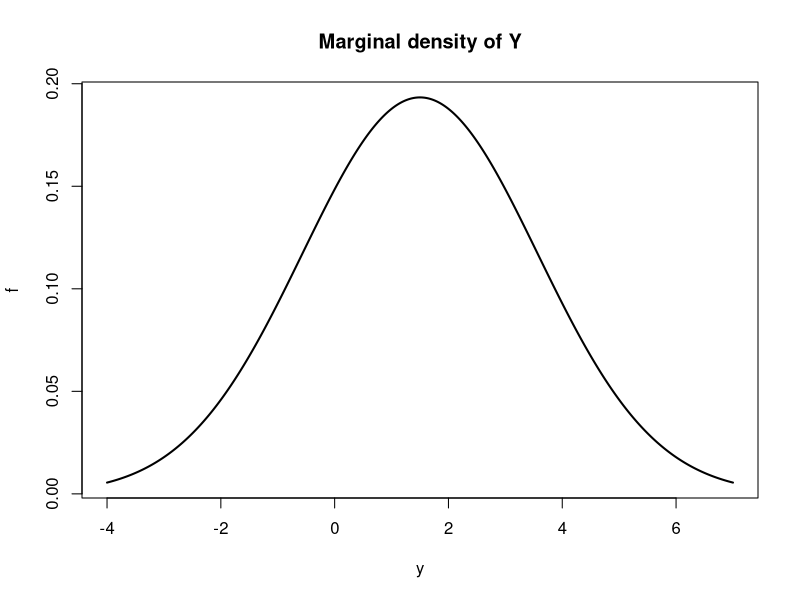
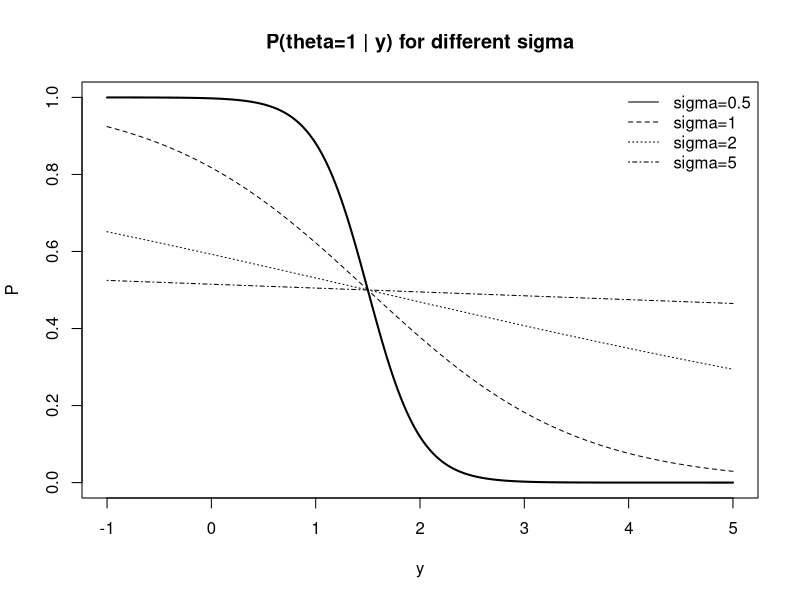

These charts were generated, in order, by the following R code:
## ---- chunk 1
library(knitr)
opts_chunk$set(
  echo = TRUE,
  warning = FALSE,
  message = FALSE,
  error = FALSE
)
## ---- chunk 2
f <- function(y) 0.5*dnorm(y, mean=1, sd=2) + 0.5*dnorm(y, mean=2, sd=2)
ys <- seq(-4, 7, length=1000)
plot(ys, f(ys), type="l", lwd=2, main="Marginal density of Y",
     xlab="y", ylab="f")
## ---- chunk 3
posterior <- function(y, sigma) {
  num <- exp(- (y-1)^2 / (2*sigma^2))
  den <- num + exp(- (y-2)^2 / (2*sigma^2))
  num/den
}
ys <- seq(-1, 5, length=1000)
plot(ys, posterior(ys, 0.5), type="l", lwd=2, ylim=c(0,1),
     main="P(theta=1 | y) for different sigma", xlab="y", ylab="P")
lines(ys, posterior(ys, 1), lty=2)
lines(ys, posterior(ys, 2), lty=3)
lines(ys, posterior(ys, 5), lty=4)
legend("topright", legend=c("sigma=0.5","sigma=1","sigma=2","sigma=5"),
       lty=1:4, bty="n")
